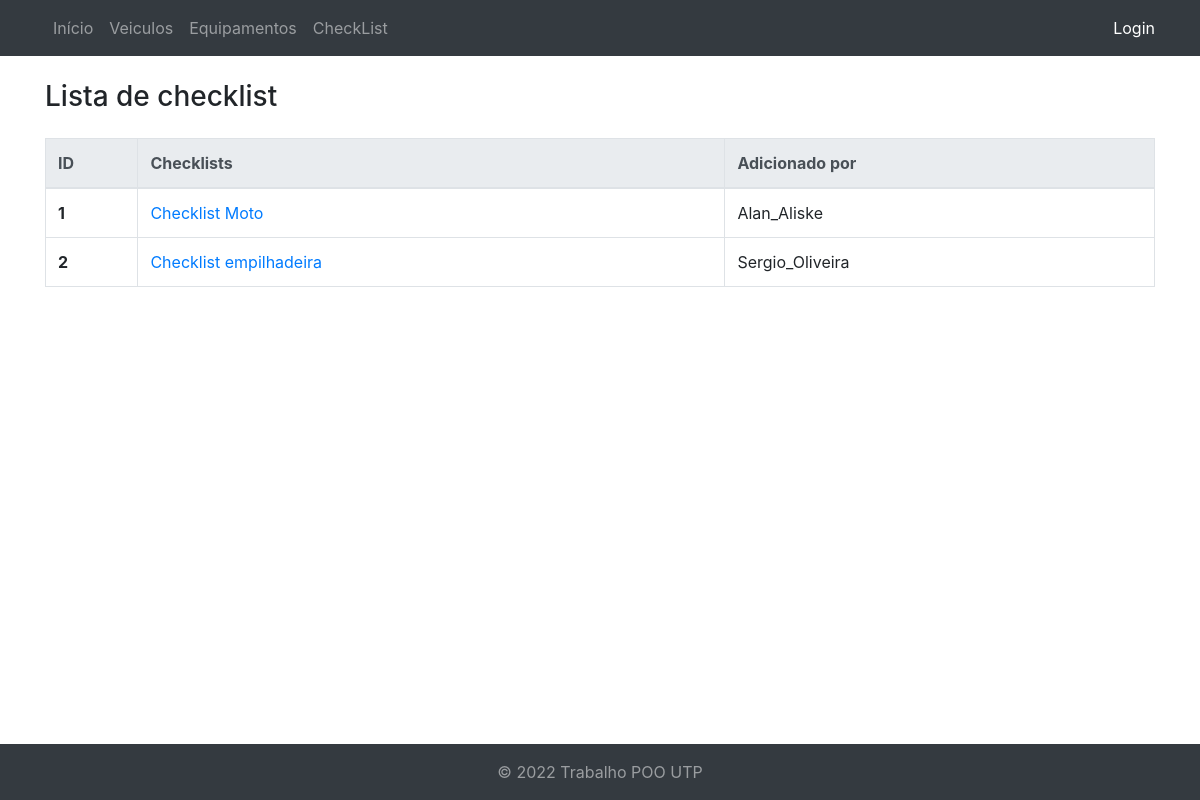
The app's page /checklist/ with its own data.
### core/models.py (models this page shows)
class CheckList(models.Model):
    id = models.AutoField(primary_key=True)
    descricao = models.CharField(verbose_name="Descrição do CheckList", max_length=256, blank=True, null=True)
    equipamento_seguranca = models.ManyToManyField(EquipamentoSeguraca)
    usuario = models.ForeignKey(AuthUser, on_delete=models.CASCADE)
    veiculos = models.ForeignKey(Veiculos, on_delete=models.CASCADE)
    def __str__(self):
        return self.descricao

class AuthUser(models.Model):
    id = models.AutoField(primary_key=True)
    password = models.CharField(max_length=128)
    last_login = models.DateTimeField(blank=True, null=True)
    is_superuser = models.BooleanField()
    username = models.CharField(unique=True, max_length=150)
    last_name = models.CharField(max_length=150)
    email = models.CharField(max_length=254)
    is_staff = models.BooleanField()
    is_active = models.BooleanField()
    date_joined = models.DateTimeField()
    first_name = models.CharField(max_length=150)
    class Meta:
        managed = False
        db_table = 'auth_user'
    def __str__(self):
        return self.username

### core/views.py (the view)
# urls.py: path('checklist/', views.checklist, name='checklist'),
def checklist(request):
    checklist = CheckList.objects.all()
    response = {'checklists': checklist}
    return render(request, 'checklist.html', response)

### templates/checklist.html (shortened to what this page needs)
{% extends "index.html" %}
{% block content %}
<div class="container mt-4 mb-4">
  <div class="">
    <h3>Lista de checklist</h3>
    <table class="table table-bordered mt-4">
      <thead class="thead-light">
        <tr>
          <th scope="col">ID</th>
          <th scope="col">Checklists</th>
          <th scope="col">Adicionado por</th>
        </tr>
      </thead>
      <tbody>
        {% for checklist in checklists %}
        <tr>
          <th class="col-1" scope="row">{{checklist.id}}</th>
          <td> <a href="detalhes/?id={{ checklist.id }}" title="Detalhes"> {{checklist}} </a></td>
          <td>{{checklist.usuario}}</td>
        </tr>
        {% endfor %}
      </tbody>
    </table>
  </div>
</div>
{% endblock %}

### records on screen
CheckList: id "1", descricao "Checklist Moto", usuario "Alan_Aliske"
CheckList: id "2", descricao "Checklist empilhadeira", usuario "Sergio_Oliveira"
